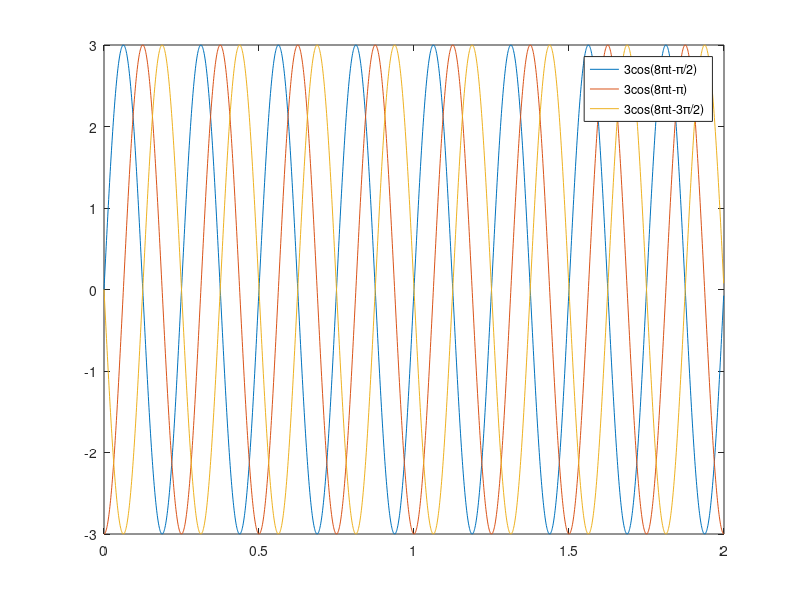

Reproduce this figure in MATLAB.
dt = 1/1000; 
period = 2;
time = (0:dt:period-dt);

fw = 3*cos(8*pi*time - pi/2);
sw = 3*cos(8*pi*time - pi);
tw = 3*cos(8*pi*time - 3*pi/2);

plot(time, fw, time, sw, time, tw);
legend('3cos(8\pit-\pi/2)', '3cos(8\pit-\pi)', '3cos(8\pit-3\pi/2)')